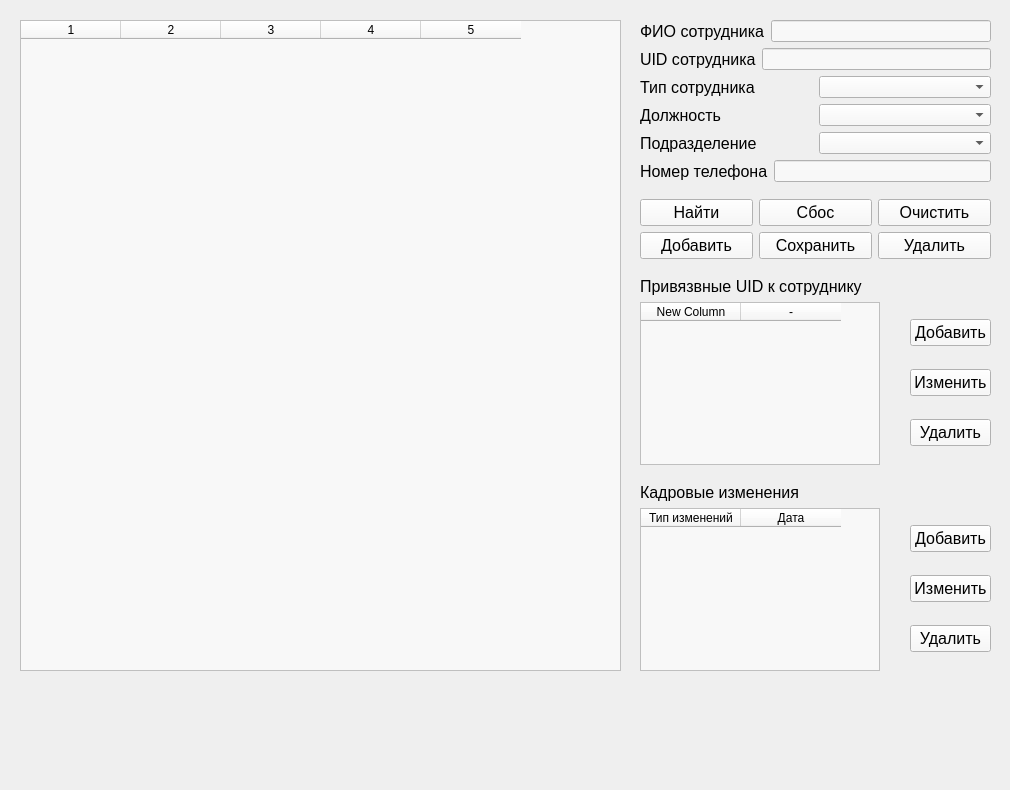
    <widget class="QWidget" name="page_User">
     <widget class="QWidget" name="widget_3" native="true">
      <property name="geometry">
       <rect>
        <x>640</x>
        <y>10</y>
        <width>361</width>
        <height>671</height>
       </rect>
      </property>
      <widget class="QWidget" name="layoutWidget">
       <property name="geometry">
        <rect>
         <x>0</x>
         <y>10</y>
         <width>351</width>
         <height>651</height>
        </rect>
       </property>
       <layout class="QVBoxLayout" name="verticalLayout_6">
        <item>
         <layout class="QVBoxLayout" name="verticalLayout_5">
          <item>
           <layout class="QHBoxLayout" name="horizontalLayout_14">
            <item>
             <widget class="QLabel" name="userLab">
              <property name="font">
               <font>
                <pointsize>12</pointsize>
               </font>
              </property>
              <property name="text">
               <string>ФИО сотрудника</string>
              </property>
             </widget>
            </item>
            <item>
             <widget class="QLineEdit" name="textFioUser">
              <property name="styleSheet">
               <string notr="true">background-color: rgb(248, 248, 248);
</string>
              </property>
             </widget>
            </item>
           </layout>
          </item>
          <item>
           <layout class="QHBoxLayout" name="horizontalLayout_15">
            <item>
             <widget class="QLabel" name="userLab2">
              <property name="font">
               <font>
                <pointsize>12</pointsize>
               </font>
              </property>
              <property name="text">
               <string>UID сотрудника</string>
              </property>
             </widget>
            </item>
            <item>
             <widget class="QLineEdit" name="textUidUser">
              <property name="styleSheet">
               <string notr="true">background-color: rgb(248, 248, 248);
</string>
              </property>
             </widget>
            </item>
           </layout>
          </item>
          <item>
           <layout class="QHBoxLayout" name="horizontalLayout_16">
            <item>
             <widget class="QLabel" name="userLab3">
              <property name="font">
               <font>
                <pointsize>12</pointsize>
               </font>
              </property>
              <property name="text">
               <string>Тип сотрудника</string>
              </property>
             </widget>
            </item>
            <item>
             <widget class="QComboBox" name="boxTypeUser">
              <property name="styleSheet">
               <string notr="true">background-color: rgb(248, 248, 248);
</string>
              </property>
             </widget>
            </item>
           </layout>
          </item>
          <item>
           <layout class="QHBoxLayout" name="horizontalLayout_17">
            <item>
             <widget class="QLabel" name="userLab4">
              <property name="font">
               <font>
                <pointsize>12</pointsize>
               </font>
              </property>
              <property name="text">
               <string>Должность</string>
              </property>
             </widget>
            </item>
            <item>
             <widget class="QComboBox" name="boxJobUser">
              <property name="styleSheet">
               <string notr="true">background-color: rgb(248, 248, 248);
</string>
              </property>
             </widget>
            </item>
           </layout>
          </item>
          <item>
           <layout class="QHBoxLayout" name="horizontalLayout_18">
            <item>
             <widget class="QLabel" name="userLab5">
              <property name="font">
               <font>
                <pointsize>12</pointsize>
               </font>
              </property>
              <property name="text">
               <string>Подразделение</string>
              </property>
             </widget>
            </item>
            <item>
             <widget class="QComboBox" name="boxStructurUser">
              <property name="styleSheet">
               <string notr="true">background-color: rgb(248, 248, 248);
</string>
              </property>
             </widget>
            </item>
           </layout>
          </item>
          <item>
           <layout class="QHBoxLayout" name="horizontalLayout_19">
            <item>
             <widget class="QLabel" name="userLab6">
              <property name="font">
               <font>
                <pointsize>12</pointsize>
               </font>
              </property>
              <property name="text">
               <string>Номер телефона</string>
              </property>
             </widget>
            </item>
            <item>
             <widget class="QLineEdit" name="textPhoneUser">
              <property name="styleSheet">
               <string notr="true">background-color: rgb(248, 248, 248);
</string>
              </property>
             </widget>
            </item>
           </layout>
          </item>
         </layout>
        </item>
        <item>
         <spacer name="verticalSpacer_16">
          <property name="orientation">
           <enum>Qt::Vertical</enum>
          </property>
          <property name="sizeHint" stdset="0">
           <size>
            <width>20</width>
            <height>40</height>
           </size>
          </property>
         </spacer>
        </item>
        <item>
         <layout class="QHBoxLayout" name="horizontalLayout_20">
          <item>
           <widget class="QPushButton" name="btnSerchUser">
            <property name="font">
             <font>
              <pointsize>12</pointsize>
             </font>
            </property>
            <property name="styleSheet">
             <string notr="true">background-color: rgb(248, 248, 248);
</string>
            </property>
            <property name="text">
             <string>Найти</string>
            </property>
            <property name="icon">
             <iconset resource="icon_test.qrc">
              <normaloff>:/icons/icon/lupa.png</normaloff>:/icons/icon/lupa.png</iconset>
            </property>
            <property name="iconSize">
             <size>
              <width>24</width>
              <height>24</height>
             </size>
            </property>
           </widget>
          </item>
          <item>
           <widget class="QPushButton" name="btnResetUser">
            <property name="font">
             <font>
              <pointsize>12</pointsize>
             </font>
            </property>
            <property name="styleSheet">
             <string notr="true">background-color: rgb(248, 248, 248);
</string>
            </property>
            <property name="text">
             <string>Сбос</string>
            </property>
            <property name="icon">
             <iconset resource="icon_test.qrc">
              <normaloff>:/icons/icon/Sbros.png</normaloff>:/icons/icon/Sbros.png</iconset>
            </property>
            <property name="iconSize">
             <size>
              <width>24</width>
              <height>24</height>
             </size>
            </property>
           </widget>
          </item>
          <item>
           <widget class="QPushButton" name="btnClearsUser">
            <property name="font">
             <font>
              <pointsize>12</pointsize>
             </font>
            </property>
            <property name="styleSheet">
             <string notr="true">background-color: rgb(248, 248, 248);
</string>
            </property>
            <property name="text">
             <string>Очистить</string>
            </property>
            <property name="icon">
             <iconset resource="icon_test.qrc">
              <normaloff>:/icons/icon/recycle.png</normaloff>:/icons/icon/recycle.png</iconset>
            </property>
            <property name="iconSize">
             <size>
              <width>24</width>
              <height>24</height>
             </size>
            </property>
           </widget>
          </item>
         </layout>
        </item>
        <item>
         <layout class="QHBoxLayout" name="horizontalLayout_21">
          <item>
           <widget class="QPushButton" name="btnAddUser">
            <property name="font">
             <font>
              <pointsize>12</pointsize>
             </font>
            </property>
            <property name="styleSheet">
             <string notr="true">background-color: rgb(248, 248, 248);
</string>
            </property>
            <property name="text">
             <string>Добавить</string>
            </property>
            <property name="icon">
             <iconset resource="icon_test.qrc">
              <normaloff>:/icons/icon/Dobavit.png</normaloff>:/icons/icon/Dobavit.png</iconset>
            </property>
            <property name="iconSize">
             <size>
              <width>24</width>
              <height>24</height>
             </size>
            </property>
           </widget>
          </item>
          <item>
           <widget class="QPushButton" name="btnSaveUser">
            <property name="font">
             <font>
              <pointsize>12</pointsize>
             </font>
            </property>
            <property name="styleSheet">
             <string notr="true">background-color: rgb(248, 248, 248);
</string>
            </property>
            <property name="text">
             <string>Сохранить</string>
            </property>
            <property name="icon">
             <iconset resource="icon_test.qrc">
              <normaloff>:/icons/icon/sohranit.png</normaloff>:/icons/icon/sohranit.png</iconset>
            </property>
            <property name="iconSize">
             <size>
              <width>24</width>
              <height>24</height>
             </size>
            </property>
           </widget>
          </item>
          <item>
           <widget class="QPushButton" name="btnDeleteUser">
            <property name="font">
             <font>
              <pointsize>12</pointsize>
             </font>
            </property>
            <property name="styleSheet">
             <string notr="true">background-color: rgb(248, 248, 248);
</string>
            </property>
            <property name="text">
             <string>Удалить</string>
            </property>
            <property name="icon">
             <iconset resource="icon_test.qrc">
              <normaloff>:/icons/icon/korzina.png</normaloff>:/icons/icon/korzina.png</iconset>
            </property>
            <property name="iconSize">
             <size>
              <width>24</width>
              <height>24</height>
             </size>
            </property>
           </widget>
          </item>
         </layout>
        </item>
        <item>
         <spacer name="verticalSpacer_15">
          <property name="orientation">
           <enum>Qt::Vertical</enum>
          </property>
          <property name="sizeHint" stdset="0">
           <size>
            <width>20</width>
            <height>40</height>
           </size>
          </property>
         </spacer>
        </item>
        <item>
         <widget class="QLabel" name="userTxt">
          <property name="font">
           <font>
            <pointsize>12</pointsize>
           </font>
          </property>
          <property name="text">
           <string>Привязвные UID к сотруднику</string>
          </property>
         </widget>
        </item>
        <item>
         <layout class="QHBoxLayout" name="horizontalLayout_22">
          <item>
           <widget class="QTableWidget" name="tabUidUser">
            <property name="styleSheet">
             <string notr="true">background-color: rgb(248, 248, 248);
</string>
            </property>
            <column>
             <property name="text">
              <string>New Column</string>
             </property>
            </column>
            <column>
             <property name="text">
              <string>-</string>
             </property>
            </column>
           </widget>
          </item>
          <item>
           <spacer name="horizontalSpacer_7">
            <property name="orientation">
             <enum>Qt::Horizontal</enum>
            </property>
            <property name="sizeHint" stdset="0">
             <size>
              <width>40</width>
              <height>20</height>
             </size>
            </property>
           </spacer>
          </item>
          <item>
           <layout class="QVBoxLayout" name="verticalLayout_4">
            <item>
             <widget class="QPushButton" name="btUidAddUser">
              <property name="font">
               <font>
                <pointsize>12</pointsize>
               </font>
              </property>
              <property name="styleSheet">
               <string notr="true">background-color: rgb(248, 248, 248);
</string>
              </property>
              <property name="text">
               <string>Добавить</string>
              </property>
              <property name="icon">
               <iconset resource="icon_test.qrc">
                <normaloff>:/icons/icon/dobavit_dop.png</normaloff>:/icons/icon/dobavit_dop.png</iconset>
              </property>
              <property name="iconSize">
               <size>
                <width>24</width>
                <height>24</height>
               </size>
              </property>
             </widget>
            </item>
            <item>
             <widget class="QPushButton" name="btUidEditUser">
              <property name="font">
               <font>
                <pointsize>12</pointsize>
               </font>
              </property>
              <property name="styleSheet">
               <string notr="true">background-color: rgb(248, 248, 248);
</string>
              </property>
              <property name="text">
               <string>Изменить</string>
              </property>
              <property name="icon">
               <iconset resource="icon_test.qrc">
                <normaloff>:/icons/icon/izmenit_dop.png</normaloff>:/icons/icon/izmenit_dop.png</iconset>
              </property>
              <property name="iconSize">
               <size>
                <width>24</width>
                <height>24</height>
               </size>
              </property>
             </widget>
            </item>
            <item>
             <widget class="QPushButton" name="btUidDelUser">
              <property name="font">
               <font>
                <pointsize>12</pointsize>
               </font>
              </property>
              <property name="styleSheet">
               <string notr="true">background-color: rgb(248, 248, 248);
</string>
              </property>
              <property name="text">
               <string>Удалить</string>
              </property>
              <property name="icon">
               <iconset resource="icon_test.qrc">
                <normaloff>:/icons/icon/korzina.png</normaloff>:/icons/icon/korzina.png</iconset>
              </property>
              <property name="iconSize">
               <size>
                <width>24</width>
                <height>24</height>
               </size>
              </property>
             </widget>
            </item>
           </layout>
          </item>
         </layout>
        </item>
        <item>
         <spacer name="verticalSpacer_14">
          <property name="orientation">
           <enum>Qt::Vertical</enum>
          </property>
          <property name="sizeHint" stdset="0">
           <size>
            <width>20</width>
            <height>40</height>
           </size>
          </property>
         </spacer>
        </item>
        <item>
         <widget class="QLabel" name="userTxt2">
          <property name="font">
           <font>
            <pointsize>12</pointsize>
           </font>
          </property>
          <property name="text">
           <string>Кадровые изменения</string>
          </property>
         </widget>
        </item>
        <item>
         <layout class="QHBoxLayout" name="horizontalLayout_23">
          <item>
           <widget class="QTableWidget" name="tabWorkUser">
            <property name="styleSheet">
             <string notr="true">background-color: rgb(248, 248, 248);
</string>
            </property>
            <column>
             <property name="text">
              <string>Тип изменений</string>
             </property>
            </column>
            <column>
             <property name="text">
              <string>Дата</string>
             </property>
            </column>
           </widget>
          </item>
          <item>
           <spacer name="horizontalSpacer_13">
            <property name="orientation">
             <enum>Qt::Horizontal</enum>
            </property>
            <property name="sizeHint" stdset="0">
             <size>
              <width>40</width>
              <height>20</height>
             </size>
            </property>
           </spacer>
          </item>
          <item>
           <layout class="QVBoxLayout" name="verticalLayout_3">
            <item>
             <widget class="QPushButton" name="btWorkAddUser">
              <property name="font">
               <font>
                <pointsize>12</pointsize>
               </font>
              </property>
              <property name="styleSheet">
               <string notr="true">background-color: rgb(248, 248, 248);
</string>
              </property>
              <property name="text">
               <string>Добавить</string>
              </property>
              <property name="icon">
               <iconset resource="icon_test.qrc">
                <normaloff>:/icons/icon/dobavit_dop.png</normaloff>:/icons/icon/dobavit_dop.png</iconset>
              </property>
              <property name="iconSize">
               <size>
                <width>24</width>
                <height>24</height>
               </size>
              </property>
             </widget>
            </item>
            <item>
             <widget class="QPushButton" name="btWorkEditUser">
              <property name="font">
               <font>
                <pointsize>12</pointsize>
               </font>
              </property>
              <property name="styleSheet">
               <string notr="true">background-color: rgb(248, 248, 248);
</string>
              </property>
              <property name="text">
               <string>Изменить</string>
              </property>
              <property name="icon">
               <iconset resource="icon_test.qrc">
                <normaloff>:/icons/icon/izmenit_dop.png</normaloff>:/icons/icon/izmenit_dop.png</iconset>
              </property>
              <property name="iconSize">
               <size>
                <width>24</width>
                <height>24</height>
               </size>
              </property>
             </widget>
            </item>
            <item>
             <widget class="QPushButton" name="btWorkDelUser">
              <property name="font">
               <font>
                <pointsize>12</pointsize>
               </font>
              </property>
              <property name="styleSheet">
               <string notr="true">background-color: rgb(248, 248, 248);
</string>
              </property>
              <property name="text">
               <string>Удалить</string>
              </property>
              <property name="icon">
               <iconset resource="icon_test.qrc">
                <normaloff>:/icons/icon/korzina.png</normaloff>:/icons/icon/korzina.png</iconset>
              </property>
              <property name="iconSize">
               <size>
                <width>24</width>
                <height>24</height>
               </size>
              </property>
             </widget>
            </item>
           </layout>
          </item>
         </layout>
        </item>
       </layout>
      </widget>
     </widget>
     <widget class="QWidget" name="widget_4" native="true">
      <property name="geometry">
       <rect>
        <x>10</x>
        <y>0</y>
        <width>621</width>
        <height>781</height>
       </rect>
      </property>
      <widget class="QTableWidget" name="tableWidget">
       <property name="geometry">
        <rect>
         <x>10</x>
         <y>20</y>
         <width>601</width>
         <height>651</height>
        </rect>
       </property>
       <property name="styleSheet">
        <string notr="true">background-color: rgb(248, 248, 248);
</string>
       </property>
       <column>
        <property name="text">
         <string>1</string>
        </property>
       </column>
       <column>
        <property name="text">
         <string>2</string>
        </property>
       </column>
       <column>
        <property name="text">
         <string>3</string>
        </property>
       </column>
       <column>
        <property name="text">
         <string>4</string>
        </property>
       </column>
       <column>
        <property name="text">
         <string>5</string>
        </property>
       </column>
      </widget>
     </widget>
    </widget>
